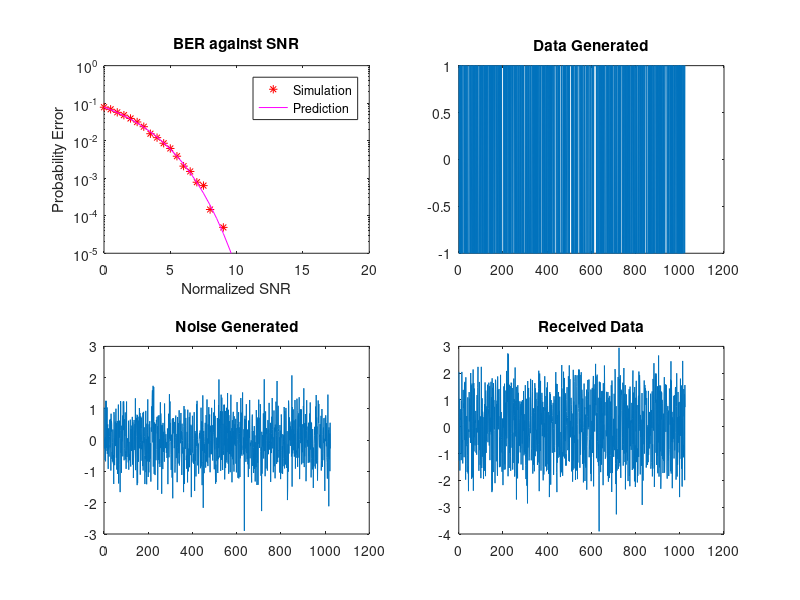

Here is the MATLAB script that generated this plot:
clear all; 
close all; 
clc;

%---------------Define Declaration---------------%
%Num of bits = 1024
nBits = 1024;

%Signal power = 1                   
Signal_Power = 1; 

%SNR_dB = 10log(Signal_Power/Noise_Power)
%Create matrix to store SNR
SNR_dB = 0:0.5:20;

%SNR = S/N = 10^(SNR_dB/10)
SNR = (10.^(SNR_dB/10));

%Holder value for plotting later
plot_signal = rand(1,nBits);
plot_noise = rand(1,nBits);
plot_receive = rand(1,nBits);

%MODIFY THE VARIABLE BELOW TO CHOOSE AT WHICH SNR VALUE TO PLOT 
%SIGNAL,NOISE and RECEIVE
plot_SNR_dB = 0;
%Counter for number of run to calculate BER for each SNR value
Total_Run = 20;
%---------------END OF DEFINE--------------------%


%----------------MAIN ROUTINE--------------------%

%Iterate through different SNR value
for i = 1 : length(SNR)
	Sum_Error = 0;
	for j = 1 : Total_Run
        
        
        %-----------TRANSMITTER------------%
        
		%Generate random binary digits(0 or 1), INPUT SIGNAL
		Data = round(rand(1,nBits));
        
		%Convert binary digit to -1 or +1: 
        %if Data is 0 -> signal = 2*-0.5 = -1
		%else if Data is 1 -> signal = 2*0.5 = +1
		Signal = 2 .* (Data - 0.5);
        
		%Get Noise Power from SNR
		Noise_Power = Signal_Power ./SNR(i);
        
        %Get Noise Variance from Noise Power
        %Change the noise variance with respect to SNR (signal to noise ratio) value
        Avg_Noise_Power = Noise_Power/2;
        
        %The randn() function is for normal distribution, generated with equal number of noise samples 
        %(In Matlab, a.*randn(1000,1) + b is a Gaussian Dist, mean b sd a.) 
        Noise = sqrt(Avg_Noise_Power) .*randn(1,nBits);   
        
		%Receiver side Signal
		Receive = Signal+Noise;                      

        
        %-----RECEIVER------%
        
        %Initialize threshold
		Threshold = 0;
        
        %Initialize Error for this run
		Error = 0;
        
        %Fix the threshold value as 0
        %If received signal >= threshold value, threshold = 1
        %If received signal < threshold value, threshold = 0
		for k= 1 : nBits
			if (Receive(k)>= Threshold) && Data(k)==0||(Receive(k)<Threshold && Data(k)==1)
				Error = Error+1;
			end
        end
        
        
        %---------------ERROR STATISTICS CALCULATION--------------------% 
		%BER = TotalError divide by number of bits
		Error = Error ./nBits;  
        
		%Accumulate the error of each run	
		Sum_Error = Error + Sum_Error;
        
        %---------------Choose the value for plotting------------------%
        if (plot_SNR_dB == SNR_dB(i))
            plot_signal = Signal;
            plot_noise = Noise;
            plot_receive = Receive;
        end
        
    end
    
    %Average Error
	Error_Rate(i) = Sum_Error / Total_Run;
end

%Predict BER using 
Pred_BER=(1/2)*erfc(sqrt(SNR)); 


%--------------------------------PLOTTING--------------------------------%
figure("position", [10,100,1400,800]) 

%BER against SNR -- main plot
subplot(221)
semilogy (SNR_dB,Error_Rate,'r*');
xlabel('Normalized SNR')
ylabel('Probability Error');
title('BER against SNR');
hold on
semilogy (SNR_dB,Pred_BER,'m');
legend('Simulation','Prediction');
axis([0 20 10^(-5) 1]);
hold off

%data generation
subplot(222)
plot(plot_signal);
title('Data Generated')

%noise generation
subplot(223)
plot(plot_noise);
title('Noise Generated')

%received data generation
subplot(224)
plot(plot_receive);
title('Received Data')



